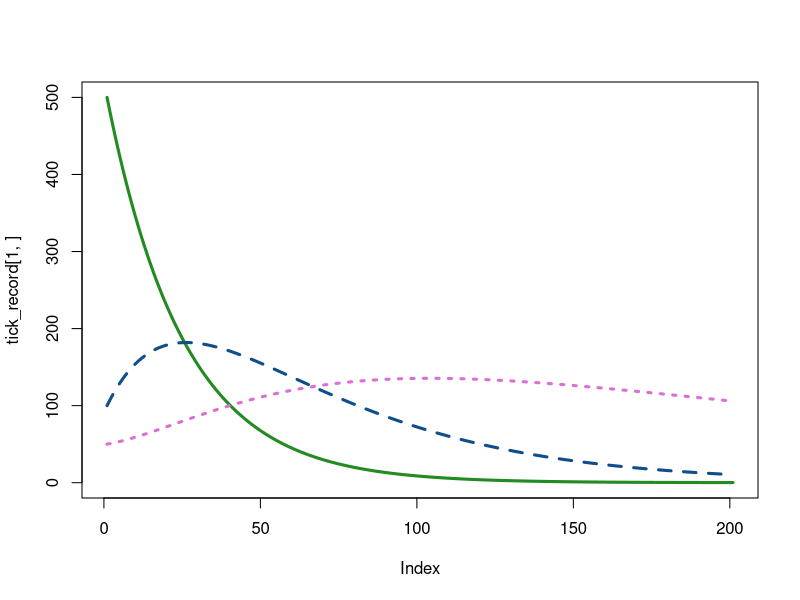

Here is the R script that generated this plot:
#Test model script

# Setting up the # days the simulation runs for
days <- 1:200

#Read in our data
#Arrays (200 values, represent precipitation, temperature, host phenology, etc)

#Starting population sizes
larvae <- 500 #by life stage
nymphs <- 100
adults <- 50

#Setting up record keeping
tick_record <- matrix(NA, nrow=3,ncol=length(days)+1)
tick_record[1:3,1] <- c(larvae,nymphs,adults)

for (each_day in days){
  
  print(each_day)
  
  current_larvae <- tick_record[1,each_day]
  current_nymphs <- tick_record[2,each_day]
  current_adults <- tick_record[3,each_day]
  
  #We will say that X% of larvae each day die :(

  #We will say 1% find a host and become nymphs
  # Example with other data larvae_death_rate <- prec[each_day]*.1 + temp[each_day]*.2
  
  #So .98 indicates loss to nymph compartment
  larvae_updated <- current_larvae*.98 - current_larvae*.02
  
  #New nymphs molting
  
  #We will say X% of our nymphs die each day again, and then some become adults (3%)
  nymphs_updated <- current_nymphs*.99 + current_larvae*.02 - current_nymphs*.01
  
  #New adults molting
  
  #Finally, update adult compartment
  adults_updated <- current_adults*.995 + current_nymphs*.01
  
  #Adults -> Larvae (new compartment)
  
  tick_record[1:3,(each_day+1)] <- c(larvae_updated,nymphs_updated,adults_updated)
}

plot(tick_record[1,],type="l",col="forestgreen",lwd=3,lty=1)
points(tick_record[2,],type="l",col="dodgerblue4",lwd=3,lty=2)
points(tick_record[3,],type="l",col="orchid",lwd=3,lty=3)
